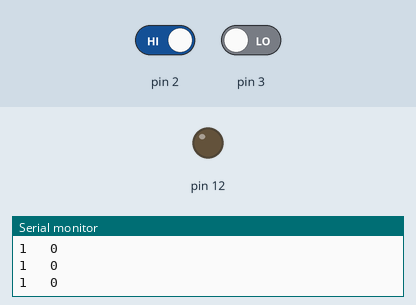
Bench run of a sketch on a simulated Arduino Uno, built with avr-gcc and run on an emulated ATmega328P. Parts: output pins drawn as LEDs (lit = HIGH), the last lines printed to the serial monitor. Inputs (shaded band) come from the test bench; at power-on: pin 2 HIGH, pin 3 LOW.

Above: at 1.2 s.
1.3 s: pin 2 driven LOW
At 1.6 s:
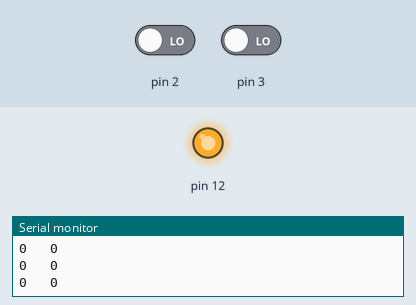
2.8 s: pin 2 driven HIGH
At 3.9 s:
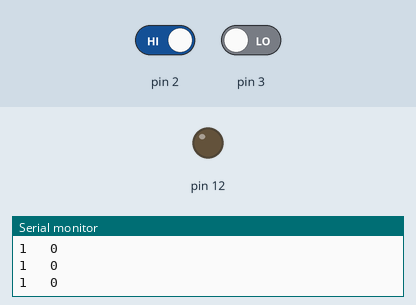
4.3 s: pin 3 driven HIGH
At 5.0 s:
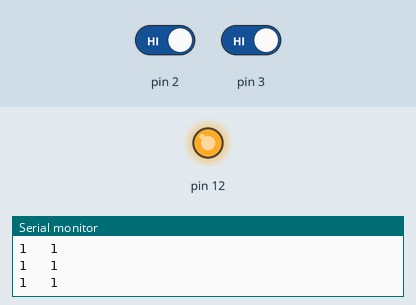
Timing chart, 0 to 7.3 s (numbered marks = the images above; inputs shaded):
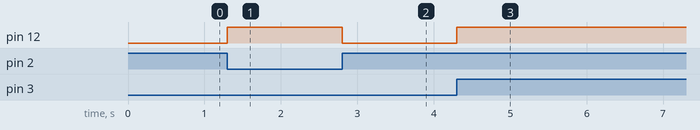

Measured:
- after the input at 1.3 s, pin 12: LOW → HIGH at once
- after the input at 2.8 s, pin 12: HIGH → LOW at once
- after the input at 4.3 s, pin 12: LOW → HIGH at once

The sketch:

alcohal_and_Ignition.ino
```cpp
void setup()
{
Serial.begin(9600);
pinMode(12, OUTPUT);
digitalWrite(12, LOW);   // turn the LED on (HIGH is the voltage level)
}

void loop()
{
  Serial.print(digitalRead(2));
  Serial.print("   ");
  Serial.println(digitalRead(3));

 if(digitalRead(2)==0 || digitalRead(3)==1)
 {
  digitalWrite(12, HIGH);   // turn the LED on (HIGH is the voltage level)
 }


 if(digitalRead(2)==1 && digitalRead(3)==0)
 {
  digitalWrite(12, LOW);   // turn the LED on (HIGH is the voltage level)
 }
}
```
